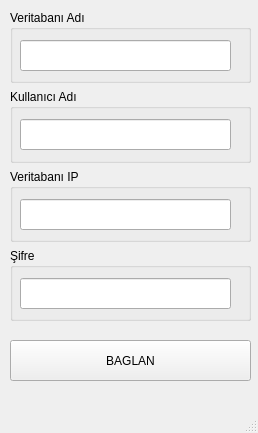
<?xml version="1.0" encoding="UTF-8"?>
<ui version="4.0">
 <class>MainWindow</class>
 <widget class="QMainWindow" name="MainWindow">
  <property name="geometry">
   <rect>
    <x>0</x>
    <y>0</y>
    <width>258</width>
    <height>433</height>
   </rect>
  </property>
  <property name="windowTitle">
   <string>MainWindow</string>
  </property>
  <widget class="QWidget" name="centralwidget">
   <widget class="QPushButton" name="pushButton">
    <property name="geometry">
     <rect>
      <x>10</x>
      <y>340</y>
      <width>241</width>
      <height>41</height>
     </rect>
    </property>
    <property name="text">
     <string>BAGLAN</string>
    </property>
   </widget>
   <widget class="QWidget" name="">
    <property name="geometry">
     <rect>
      <x>10</x>
      <y>10</y>
      <width>241</width>
      <height>311</height>
     </rect>
    </property>
    <layout class="QVBoxLayout" name="verticalLayout">
     <item>
      <widget class="QGroupBox" name="groupBox_2">
       <property name="styleSheet">
        <string notr="true">font: 12pt &quot;Calibri&quot;;</string>
       </property>
       <property name="title">
        <string>Veritabanı Adı</string>
       </property>
       <widget class="QLineEdit" name="lineEdit_2">
        <property name="geometry">
         <rect>
          <x>10</x>
          <y>30</y>
          <width>211</width>
          <height>31</height>
         </rect>
        </property>
       </widget>
      </widget>
     </item>
     <item>
      <widget class="QGroupBox" name="groupBox_3">
       <property name="styleSheet">
        <string notr="true">font: 12pt &quot;Calibri&quot;;</string>
       </property>
       <property name="title">
        <string>Kullanıcı Adı</string>
       </property>
       <widget class="QLineEdit" name="lineEdit_5">
        <property name="geometry">
         <rect>
          <x>10</x>
          <y>30</y>
          <width>211</width>
          <height>31</height>
         </rect>
        </property>
       </widget>
      </widget>
     </item>
     <item>
      <widget class="QGroupBox" name="groupBox">
       <property name="styleSheet">
        <string notr="true">font: 12pt &quot;Calibri&quot;;</string>
       </property>
       <property name="title">
        <string>Veritabanı IP</string>
       </property>
       <widget class="QLineEdit" name="lineEdit">
        <property name="geometry">
         <rect>
          <x>10</x>
          <y>30</y>
          <width>211</width>
          <height>31</height>
         </rect>
        </property>
       </widget>
      </widget>
     </item>
     <item>
      <widget class="QGroupBox" name="groupBox_4">
       <property name="styleSheet">
        <string notr="true">font: 12pt &quot;Calibri&quot;;</string>
       </property>
       <property name="title">
        <string>Şifre</string>
       </property>
       <widget class="QLineEdit" name="lineEdit_6">
        <property name="geometry">
         <rect>
          <x>10</x>
          <y>30</y>
          <width>211</width>
          <height>31</height>
         </rect>
        </property>
       </widget>
      </widget>
     </item>
    </layout>
   </widget>
  </widget>
  <widget class="QMenuBar" name="menubar">
   <property name="geometry">
    <rect>
     <x>0</x>
     <y>0</y>
     <width>258</width>
     <height>21</height>
    </rect>
   </property>
  </widget>
  <widget class="QStatusBar" name="statusbar"/>
 </widget>
 <resources/>
 <connections/>
</ui>
